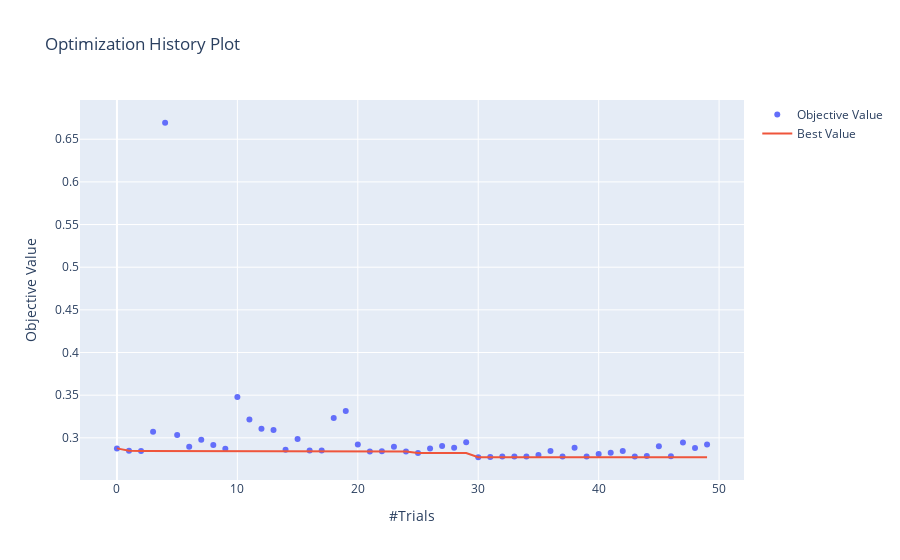

Notebook source saved alongside this figure:
### Code cell
optuna.visualization.plot_optimization_history(study_xgb)
